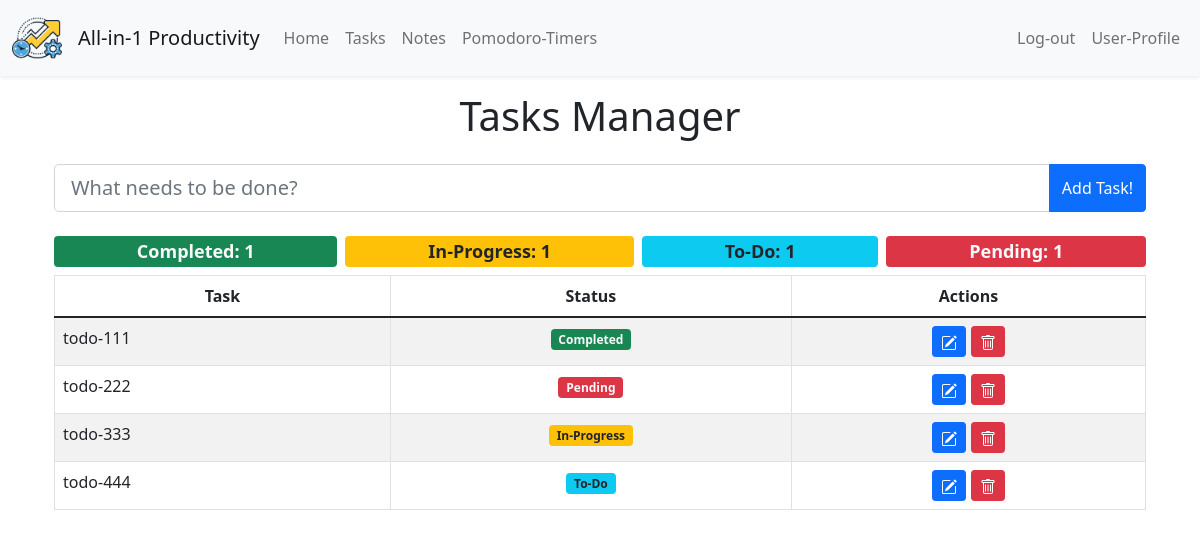
/tasks (signed in), run on the app's committed database.
### tables this page shows
CREATE TABLE "tasks" (id INTEGER PRIMARY KEY AUTOINCREMENT NOT NULL, task TEXT NOT NULL, status TEXT NOT NULL DEFAULT 'not started', user_id INTEGER, FOREIGN KEY (user_id) REFERENCES users(id));

### app.py (the view)
@app.route('/tasks', methods=["GET"])
@login_required
def tasks():
    if ("user_id" not in session.keys()):
        return redirect(url_for("login"))
    tasks = db.execute("SELECT * FROM tasks WHERE user_id = ?", session["user_id"])
    return render_template("tasks.html", tasks=tasks, tasks_status_counter=count_tasks_group_by_status())

### app.py (called while the page is built)
@app.after_request
def after_request(response):
    response.headers["Cache-Control"] = "no-cache, no-store, must-revalidate"
    response.headers["Expires"] = 0
    response.headers["Pragma"] = "no-cache"
    return response

def count_tasks_group_by_status():
    tasks_status_count_db = db.execute("SELECT status, COUNT(*) FROM tasks WHERE user_id=? GROUP BY status", session.get("user_id"))
    tasks_status_count = {counter['status']: counter['COUNT(*)'] for counter in tasks_status_count_db}
    return tasks_status_count

### helpers.py (called while the page is built)
def login_required(f):
    @wraps(f)
    def decorated_function(*args, **kwargs):
        if session.get("user_id") is None:
            return redirect("/login")
        return f(*args, **kwargs)
    return decorated_function

### templates/tasks.html (shortened to what this page needs)
{% extends "layout.html" %}
{% block main %}
<section class="to-do-container container d-flex flex-column">
  <h1 class="text-center mb-4">Tasks Manager</h1>
    <form action="/add_task" method="POST" class="mb-4">
      <div class="input-group">
        <input type="text" class="form-control form-control-lg" placeholder="What needs to be done?" name="task" autofocus required>
        <button type="submit" class="btn btn-primary">Add Task!</button>
      </div>
    </form>
    <h4>
      <div class="d-flex gap-2 justify-content-between">
        {% for status, count in tasks_status_counter.items() %}
          {% if status == "completed" %}
            <span class="badge flex-grow-1 bg-success text-light float-right">Completed: {{ count }}</span>
          {% elif status == "pending" %}
            <span class="badge flex-grow-1 bg-danger text-light float-right">Pending: {{ count }}</span>
          {% elif status == "in progress" %}
            <span class="badge flex-grow-1 bg-warning text-dark float-right ">In-Progress: {{ count }}</span>
          {% elif status == "not started" %}
            <span class="badge flex-grow-1 bg-info text-dark float-right">To-Do: {{ count }}</span>
          {% endif %}
        {% endfor %}
      </div>
    </h4>
    <table class="table table-striped table-bordered">
    <thead>
      <tr>
        <th class="text-center">Task</th>
        <th class="text-center">Status</th>
        <th class="text-center">Actions</th>
      </tr>
    </thead>
    <tbody>
      {% if not tasks %}
        <tr>
          <td class="text-center" colspan="3">
            Let's get productive! Add some tasks to get started.
          </td>
        </tr>
      {% else %}
        {% for row in tasks %}
          <tr>
            <td class="text-start">{{ row.task }}</td>
            <td class="text-center">
              {% if row.status == "completed" %}
                <span class="badge bg-success text-light">Completed</span>
              {% elif row.status == "pending" %}
                <span class="badge bg-danger text-light">Pending</span>
              {% elif row.status == "in progress" %}
                <span class="badge bg-warning text-dark">In-Progress</span>
              {% elif row.status == "not started" %}
                <span class="badge bg-info text-dark">To-Do</span>
              {% else %}
                {{ row.status }}
              {% endif %}
            </td>
          <td class="text-center">
            <form action="/edit_task/{{ row.id }}" method="GET" style="display: inline-block;">
              <button type="submit" class="btn btn-sm btn-primary">
              </button>
            </form>
            <form action="/del_task" method="POST" style="display: inline-block;">
              <button type="submit" class="btn btn-sm btn-danger" onclick="return confirm('Are you sure you want to delete this task?')">
              </button>
            </form>
          </td>
          </tr>
        {% endfor %}
      {% endif %}
    </tbody>
  </table>
</section>
{% endblock %}

### data on the page
tasks: task "todo-111", status "Completed"
tasks: task "todo-222", status "Pending"
tasks: task "todo-333", status "In-Progress"
tasks: task "todo-444", status "To-Do"

### other printed values
{{ count }} "1"
